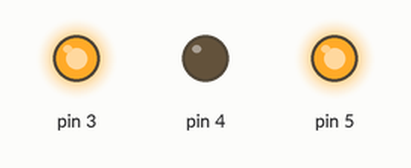
Simulated run of this sketch. Board: Arduino Uno, built with avr-gcc and run on an emulated ATmega328P. Shown: output pins drawn as LEDs (lit = HIGH).

Above: at 0.05 s.
At 3.95 s:
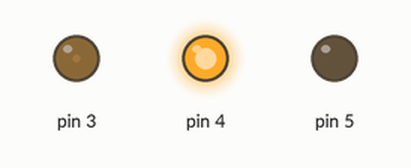
Timing chart, 0 to 5.2 s (numbered marks = the images above):
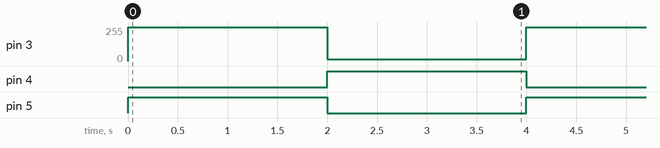

The sketch:

0109dc_1.ino
```cpp
// C++ code
//
void setup()
{
  pinMode(3, OUTPUT);
  pinMode(4, OUTPUT);
  pinMode(5, OUTPUT);
}

void loop()
{
  digitalWrite(4, LOW);
  digitalWrite(5, HIGH);
  analogWrite(3, 255); //0에서부터 255값으로 속도 조절

  delay(2000);

  digitalWrite(4, HIGH);
  digitalWrite(5, LOW);
  analogWrite(3, 15);

  delay(2000);
}
```

Measured:
- by itself, pin 3: alternates 255/255 for 2.0 s and 15/255 for 2.0 s
- by itself, pin 4, pin 5: alternates HIGH for 2.0 s and LOW for 2.0 s
